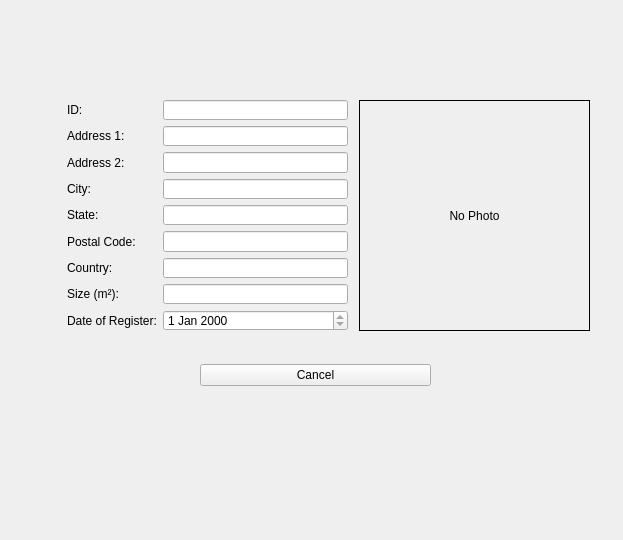
<?xml version="1.0" encoding="UTF-8"?>
<ui version="4.0">
 <class>search_house_form</class>
 <widget class="QWidget" name="search_house_form">
  <property name="geometry">
   <rect>
    <x>0</x>
    <y>0</y>
    <width>623</width>
    <height>540</height>
   </rect>
  </property>
  <property name="windowTitle">
   <string>Search House</string>
  </property>
  <widget class="QWidget" name="widget" native="true">
   <property name="geometry">
    <rect>
     <x>20</x>
     <y>20</y>
     <width>571</width>
     <height>491</height>
    </rect>
   </property>
   <widget class="QWidget" name="layoutWidget">
    <property name="geometry">
     <rect>
      <x>47</x>
      <y>80</y>
      <width>281</width>
      <height>231</height>
     </rect>
    </property>
    <layout class="QFormLayout" name="formLayout">
     <item row="0" column="0">
      <widget class="QLabel" name="label_id">
       <property name="text">
        <string>ID:</string>
       </property>
      </widget>
     </item>
     <item row="0" column="1">
      <widget class="QLineEdit" name="id_lineEdit">
       <property name="readOnly">
        <bool>true</bool>
       </property>
      </widget>
     </item>
     <item row="1" column="0">
      <widget class="QLabel" name="label_address1">
       <property name="text">
        <string>Address 1:</string>
       </property>
      </widget>
     </item>
     <item row="1" column="1">
      <widget class="QLineEdit" name="address1_lineEdit">
       <property name="readOnly">
        <bool>true</bool>
       </property>
      </widget>
     </item>
     <item row="2" column="0">
      <widget class="QLabel" name="label_address2">
       <property name="text">
        <string>Address 2:</string>
       </property>
      </widget>
     </item>
     <item row="2" column="1">
      <widget class="QLineEdit" name="address2_lineEdit">
       <property name="readOnly">
        <bool>true</bool>
       </property>
      </widget>
     </item>
     <item row="3" column="0">
      <widget class="QLabel" name="label_city">
       <property name="text">
        <string>City:</string>
       </property>
      </widget>
     </item>
     <item row="3" column="1">
      <widget class="QLineEdit" name="city_lineEdit">
       <property name="readOnly">
        <bool>true</bool>
       </property>
      </widget>
     </item>
     <item row="4" column="0">
      <widget class="QLabel" name="label_state">
       <property name="text">
        <string>State:</string>
       </property>
      </widget>
     </item>
     <item row="4" column="1">
      <widget class="QLineEdit" name="state_lineEdit">
       <property name="readOnly">
        <bool>true</bool>
       </property>
      </widget>
     </item>
     <item row="5" column="0">
      <widget class="QLabel" name="label_postal">
       <property name="text">
        <string>Postal Code:</string>
       </property>
      </widget>
     </item>
     <item row="5" column="1">
      <widget class="QLineEdit" name="postal_lineEdit">
       <property name="readOnly">
        <bool>true</bool>
       </property>
      </widget>
     </item>
     <item row="6" column="0">
      <widget class="QLabel" name="label_country">
       <property name="text">
        <string>Country:</string>
       </property>
      </widget>
     </item>
     <item row="6" column="1">
      <widget class="QLineEdit" name="country_lineEdit">
       <property name="readOnly">
        <bool>true</bool>
       </property>
      </widget>
     </item>
     <item row="7" column="0">
      <widget class="QLabel" name="label_size">
       <property name="text">
        <string>Size (m²):</string>
       </property>
      </widget>
     </item>
     <item row="7" column="1">
      <widget class="QLineEdit" name="size_lineEdit">
       <property name="readOnly">
        <bool>true</bool>
       </property>
      </widget>
     </item>
     <item row="8" column="0">
      <widget class="QLabel" name="label_date">
       <property name="text">
        <string>Date of Register:</string>
       </property>
      </widget>
     </item>
     <item row="8" column="1">
      <widget class="QDateEdit" name="date_dateEdit">
       <property name="readOnly">
        <bool>true</bool>
       </property>
      </widget>
     </item>
    </layout>
   </widget>
   <widget class="QWidget" name="layoutWidget">
    <property name="geometry">
     <rect>
      <x>180</x>
      <y>330</y>
      <width>231</width>
      <height>51</height>
     </rect>
    </property>
    <layout class="QHBoxLayout" name="horizontalLayout">
     <item>
      <widget class="QPushButton" name="search_cancel_button">
       <property name="text">
        <string>Cancel</string>
       </property>
      </widget>
     </item>
    </layout>
   </widget>
   <widget class="QLabel" name="photo_label">
    <property name="geometry">
     <rect>
      <x>339</x>
      <y>80</y>
      <width>231</width>
      <height>231</height>
     </rect>
    </property>
    <property name="minimumSize">
     <size>
      <width>200</width>
      <height>200</height>
     </size>
    </property>
    <property name="frameShape">
     <enum>QFrame::Box</enum>
    </property>
    <property name="text">
     <string>No Photo</string>
    </property>
    <property name="scaledContents">
     <bool>true</bool>
    </property>
    <property name="alignment">
     <set>Qt::AlignCenter</set>
    </property>
   </widget>
  </widget>
 </widget>
 <resources/>
 <connections/>
</ui>
